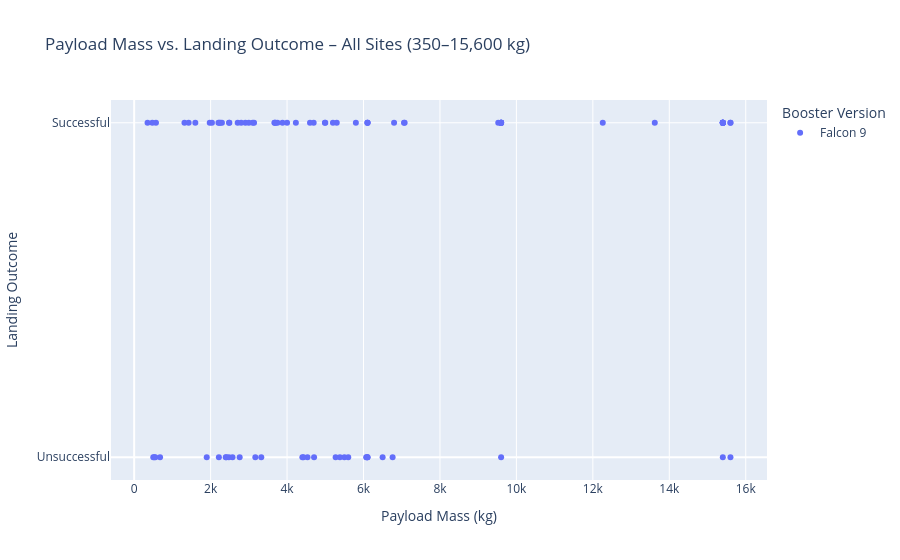

Notebook code cell kept with this figure:
### Markdown cell above
# Task 3 – Create the Payload vs. Landing-Outcome Scatter Plot

The scatter plot examines the relationship between **payload mass** and
**landing outcome**.

The plot is filtered by both:

- the selected launch site, and
- the payload-mass range chosen by the user.

Booster version is used as the color grouping so that different vehicle
configurations can be compared within the same interactive visualization.

### Code cell
def create_payload_scatter(selected_site="ALL", payload_range=None):
    if payload_range is None:
        payload_range = [payload_min, payload_max]

    low, high = payload_range

    filtered_df = dashboard_df[
        dashboard_df["PayloadMass"].between(low, high)
    ].copy()

    if selected_site != "ALL":
        filtered_df = filtered_df[
            filtered_df["LaunchSite"] == selected_site
        ]

    if selected_site == "ALL":
        title = (
            f"Payload Mass vs. Landing Outcome – All Sites "
            f"({low:,}–{high:,} kg)"
        )
    else:
        title = (
            f"Payload Mass vs. Landing Outcome – {selected_site} "
            f"({low:,}–{high:,} kg)"
        )

    fig = px.scatter(
        filtered_df,
        x="PayloadMass",
        y="Class",
        color="BoosterVersion",
        hover_data=[
            "LaunchSite",
            "LandingOutcome",
            "PayloadMass",
            "BoosterVersion"
        ],
        labels={
            "PayloadMass": "Payload Mass (kg)",
            "Class": "Landing Outcome",
            "BoosterVersion": "Booster Version"
        },
        title=title
    )

    fig.update_yaxes(
        tickmode="array",
        tickvals=[0, 1],
        ticktext=["Unsuccessful", "Successful"]
    )

    fig.update_layout(
        legend_title_text="Booster Version"
    )

    return fig


create_payload_scatter(
    selected_site="ALL",
    payload_range=[payload_min, payload_max]
).show()

### Figure 1 — Plotly figure (JSON) as saved in the notebook; plotly's stock layout.template omitted (floating-point values rounded to 4 significant figures; data arrays with more than 128 entries replaced by an {"elided": "..."} marker saying what was removed)
{"data": [{"customdata": {"elided": "90x3 str values"}, "hovertemplate": "Booster Version=%{customdata[2]}<br>Payload Mass (kg)=%{x}<br>Landing Outcome=%{y}<br>LaunchSite=%{customdata[0]}<br>LandingOutcome=%{customdata[1]}<extra></extra>", "legendgroup": "Falcon 9", "marker": {"color": "#636efa", "symbol": "circle"}, "mode": "markers", "name": "Falcon 9", "orientation": "v", "showlegend": true, "type": "scatter", "x": [6105.0, 525.0, 677.0, 500.0, 3170.0, 3325.0, 2296.0, 1316.0, 4535.0, 4428.0, 2216.0, 2395.0, 570.0, 1898.0, 4707.0, 2477.0, 2034.0, 553.0, 5271.0, 3136.0, 4696.0, 3100.0, 2257.0, 4600.0, 5500.0, 9600.0, 2490.0, 5600.0, 5300.0, 6105.0, 6070.0, 2708.0, 3669.0, 9600.0, 6761.0, 2910.0, 475.0, 4990.0, 9600.0, 5200.0, 3700.0, 2205.0, 9600.0, 6105.0, 4230.0, 6092.0, 9600.0, 2760.0, 350.0, 3750.0, 5384.0, 2410.0, 7076.0, 9600.0, 5800.0, 7060.0, 2800.0, 3000.0, 4000.0, 2573.0, 4400.0, 9600.0, 12260.0, 2482.0, 13620.0, 1425.0, 2228.0, 6500.0, 15600.0, 5000.0, 6800.0, 15400.0, 6105.0, 15600.0, 15400.0, 1977.0, 15600.0, 15400.0, 9525.0, 15400.0, 15400.0, 3880.0, 6105.0, 15400.0, 1600.0, 15400.0, 15400.0, 15400.0, 15400.0, 3681.0], "xaxis": "x", "y": [0, 0, 0, 0, 0, 0, 1, 1, 0, 0, 0, 0, 1, 0, 0, 0, 1, 0, 0, 1, 1, 1, 1, 1, 0, 1, 1, 0, 1, 1, 0, 1, 1, 1, 0, 1, 1, 1, 1, 1, 1, 1, 1, 1, 1, 0, 0, 0, 1, 1, 0, 0, 1, 1, 1, 1, 1, 1, 1, 0, 0, 1, 1, 1, 1, 1, 1, 0, 1, 1, 1, 1, 0, 1, 0, 1, 0, 1, 1, 1, 1, 1, 1, 1, 1, 1, 1, 1, 1, 1], "yaxis": "y"}], "layout": {"legend": {"title": {"text": "Booster Version"}, "tracegroupgap": 0}, "title": {"text": "Payload Mass vs. Landing Outcome – All Sites (350–15,600 kg)"}, "xaxis": {"anchor": "y", "domain": [0, 1], "title": {"text": "Payload Mass (kg)"}}, "yaxis": {"anchor": "x", "domain": [0, 1], "tickmode": "array", "ticktext": ["Unsuccessful", "Successful"], "tickvals": [0, 1], "title": {"text": "Landing Outcome"}}}}
